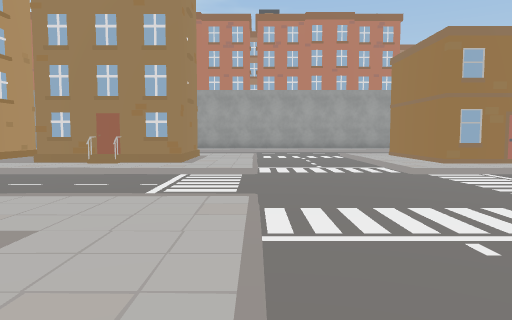
[1] (above)

24 first-person views from a walk through a Unity game level. The camera is 1.3 m above the floor, tilts 4° down and sees 70° across. The floor is counted in squares, 2 m on a side. Each view is taken from the middle of a square. On the plan, view 1 faces up. The plan holds only what a view shows up to about 11 squares ahead; the rest is blank. The place goes on beyond the plan. The player character is not drawn. Some surface patterns are stand-ins.

[2]
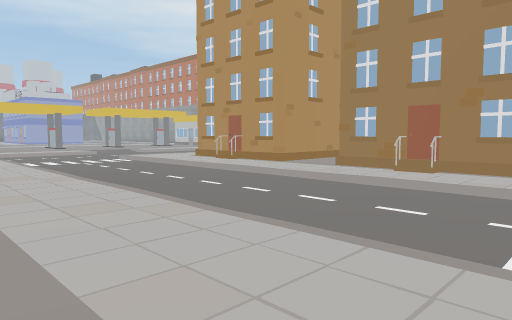

[3]
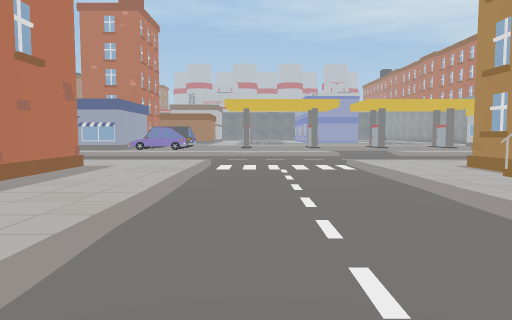

[4]
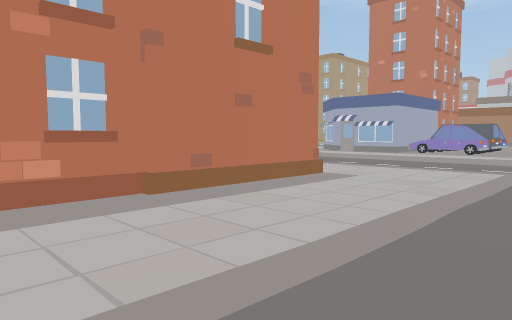

[5]
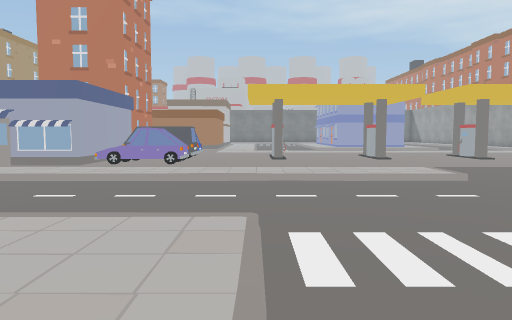

[6]
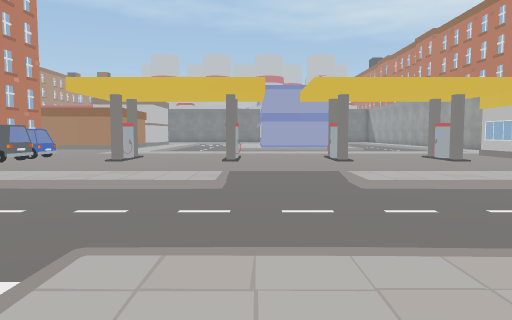

[7]
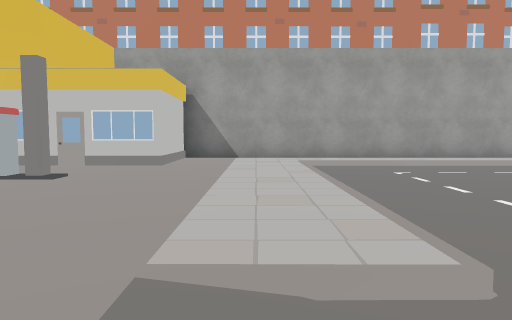

[8]
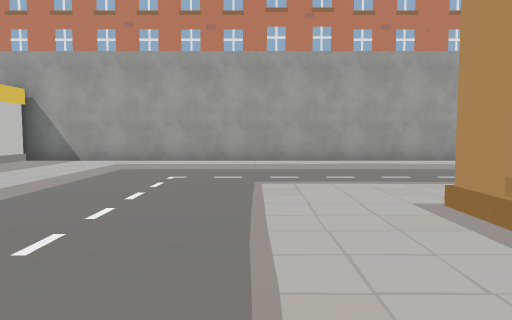

[9]
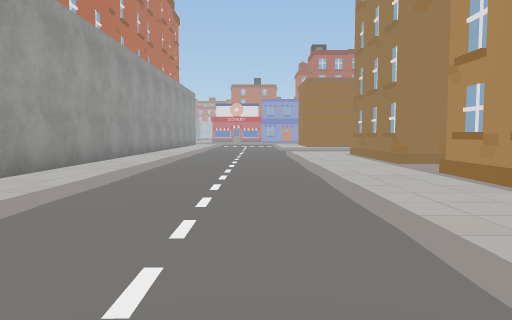

[10]
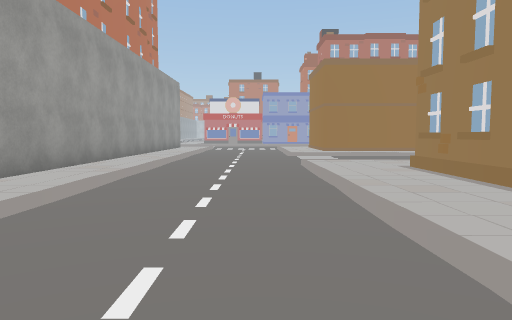

[11]
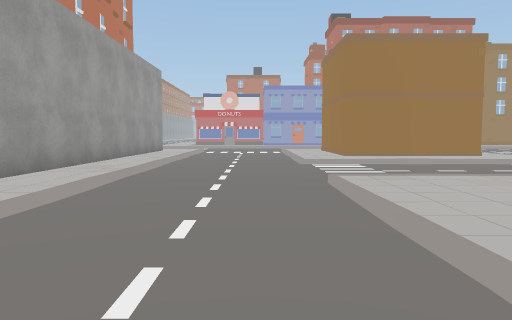

[12]
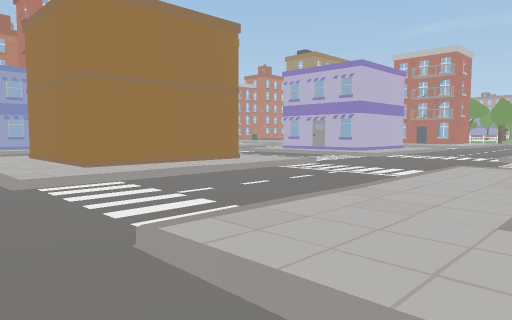

[13]
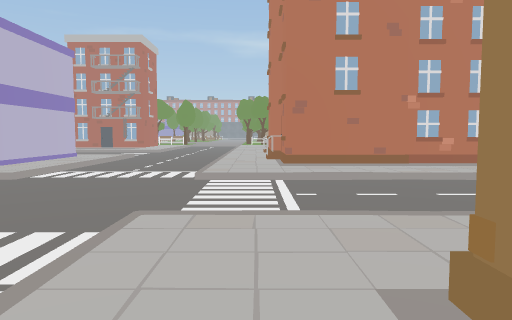

[14]
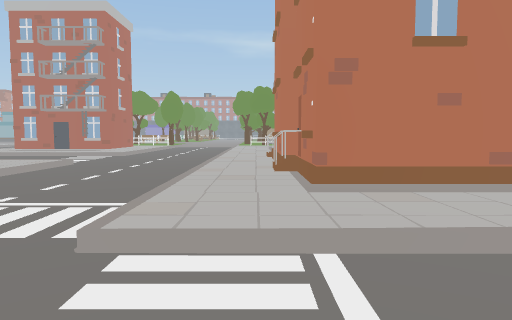

[15]
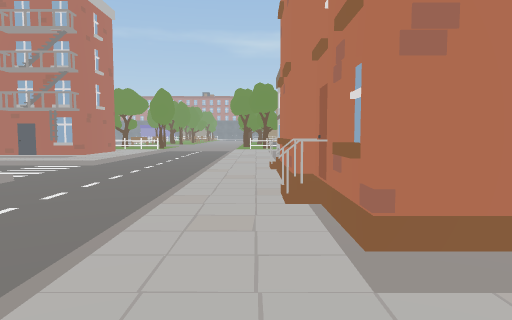

[16]
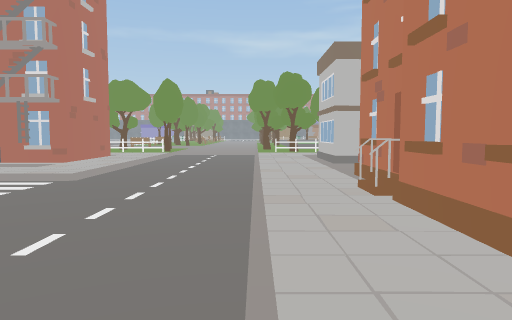

[17]
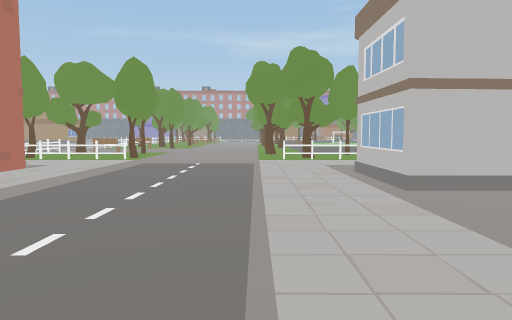

[18]
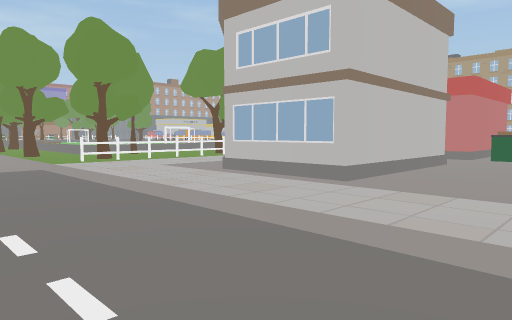

[19]
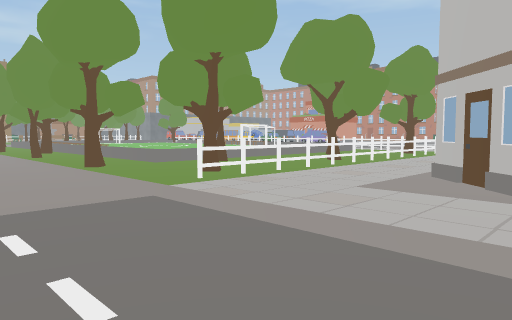

[20]
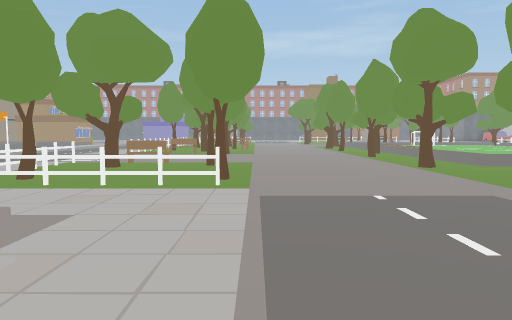

[21]
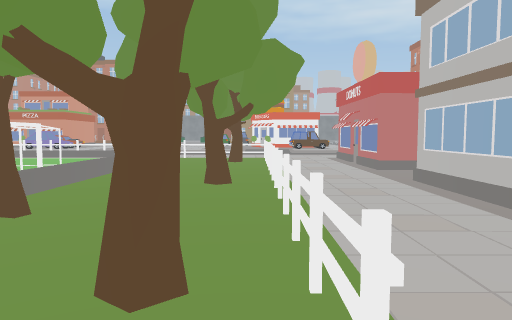

[22]
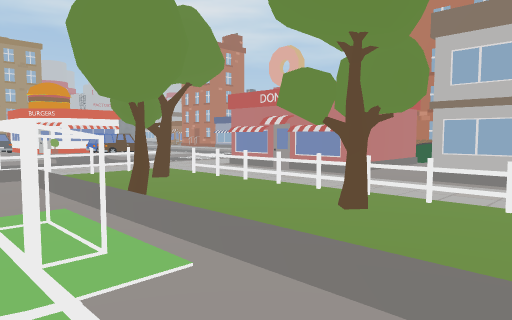

[23]
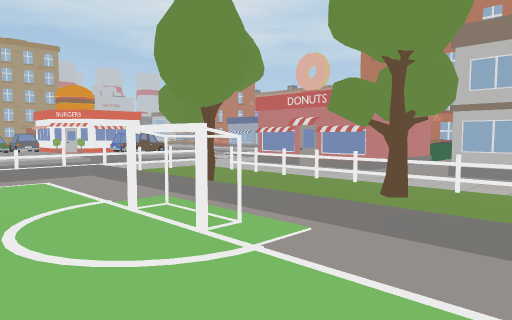

[24]
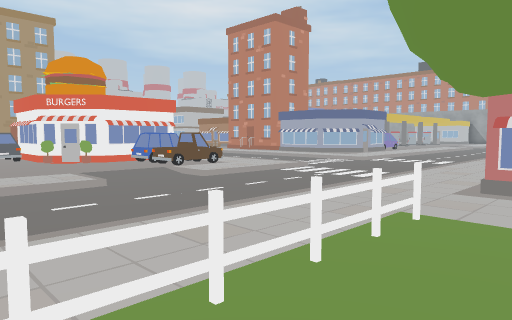

### Floor plan
Key: @ floor where view 1 was taken; # wall or solid block; x gap in a wall; . main floor; : floor 0.25 m higher than the main floor; - floor 0.25 m lower than the main floor; / step, stairs or slope; H house; C car; T tree; F fence; B bench; O other object.
Columns run from 21 left of view 1 to 6 right of it. Each row starts with its distance up from view 1.
 18     H########H######H#H#####
 17    #........................
 16    O..//////////////////////
 15 OOOO../---------------------
 14 ....../---------------------
 13 .##.../--/////////////--////
 12 ....../--/.........../--/...
 11 ....../--/.H ##.###H./--/.HH
 10 .##.../--/.  ##.####./--/.H
  9 ...../---/.####.H###./--/.HH
  8 ...../---/.........../--/...
  7 .##.../--/////////////--///
  6 ....../-------------------
  5 .##.../-------------------
  4  ...../--/////////////--//
  3 ....../--/.........../--/.
  2 .CCCC./--/.###HHH###./--/.H
  1  CCCC./--/.H       H./--/.H
  0  ###H./--          #.@--/.H
 -1    ##./-           #./--/.
 -2     #              #./--//
 -3                    #./----
 -4                    #./------
 -5         -/    HHH  #./--////
 -6        --/.    ....../--/...
 -7       ---/.   x....../--/.H.
 -8      //--/.   #.   H./--/.
 -9     ../--/.   #.  ##./--/.
-10   #CC./--/.  ##.  #../--/.HH
-11   #CC./--/.OO#O....../--///
-12   O../---/..T......../--/T..
-13 ##.../---/.FFFFFTFFTT/--/FFF
-14 C...../--/.F........./--/..T
-15     ../--/.F..T...T.T/--/T.T
-16      ./- /.F/::::::/ /--/OBB
-17            F/::##::/ /--/
-18            F/::::::  /---
-19            O/        T---

Positions as (right, up) in squares from view 1, and headings:
1: (0, 0), facing up
2: (-1, 2), facing up-left
3: (-4, 5), facing left
4: (-6, 5), facing down-left
5: (-9, 4), facing left
6: (-10, 8), facing left
7: (-16, 8), facing up
8: (-12, 8), facing up
9: (-12, 14), facing right
10: (-8, 14), facing right
11: (-5, 14), facing right
12: (-2, 14), facing down-right
13: (-1, 10), facing down
14: (-1, 6), facing down
15: (-1, 4), facing down
16: (0, 1), facing down
17: (0, -3), facing down
18: (2, -5), facing down-left
19: (2, -9), facing down-left
20: (3, -8), facing down
21: (0, -13), facing left
22: (-3, -17), facing up-left
23: (-3, -18), facing up-left
24: (-9, -16), facing up-left
